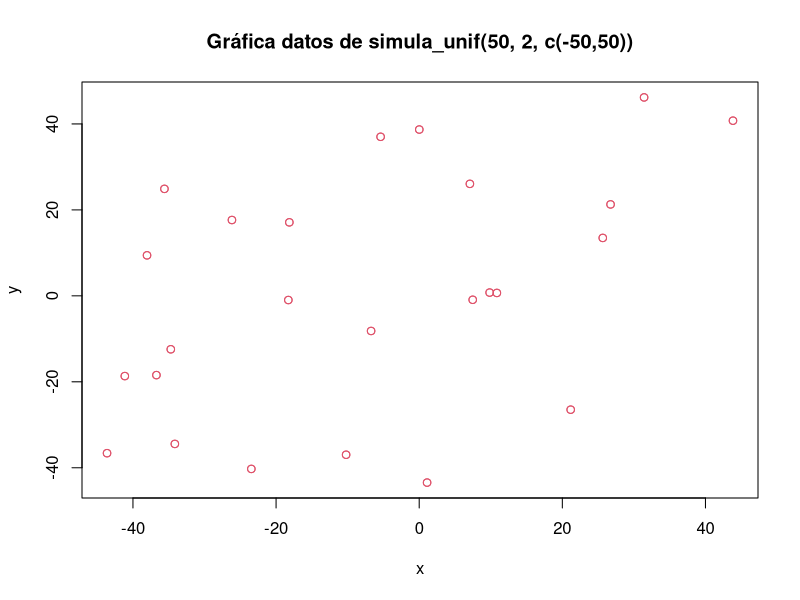
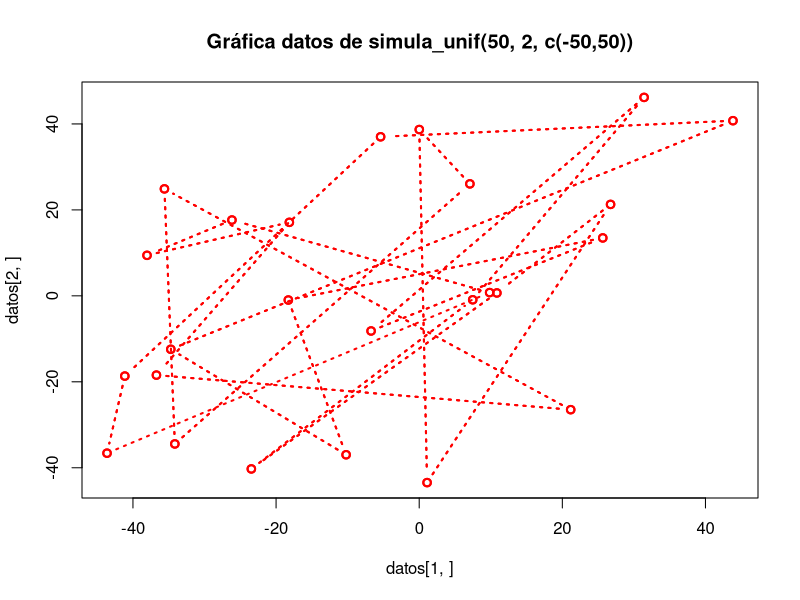

Reproduce these figures in R, in order.
## ---- chunk 1
knitr::opts_chunk$set(echo = TRUE)
## ---- chunk 2
simula_unif <- function(N, dimen = 1, rango = c(0:1)) {
  # Generate a list of vectors populated with uniform distributed random numbers
  #
  # Args:
  #   N: Length of the list
  #   dimen: The dimension of each vector in the list
  #   rango: Range to use generating the numbers
  #
  # Returns:
  #   A list of vectors populated randomly
  array(runif(N, rango[1], rango[2]), dim = c(dimen, N))
}

simula_unif(10, 5, c(10,100))
simula_unif(10, 5)
simula_unif(10)
## ---- chunk 3
simula_gauss <- function(N, dimen = 1, sig = 1){
  # Generate a list of vectors populated using the normal (Gaussian) distribution
  #
  # Args:
  #   N: Length of the list
  #   dimen: The dimension of each vector in the list
  #   sigma: Vector of Standard deviations
  #
  # Returns:
  #   A list of vectors populated randomly
  array(rnorm(N, sd = sig), dim = c(dimen, N))
}

simula_gauss(10, 5, c(1,2))
## ---- chunk 4
datos = simula_unif(50, 2, c(-50,50))
plot(datos[1,],datos[2,], col=2, xlab="x",ylab="y", 
     main="Gráfica datos de simula_unif(50, 2, c(-50,50))")
plot(datos[1,],datos[2,], col = "red", type = "b", 
     main = "Gráfica datos de simula_unif(50, 2, c(-50,50))", lwd = 2, lty = 3)
